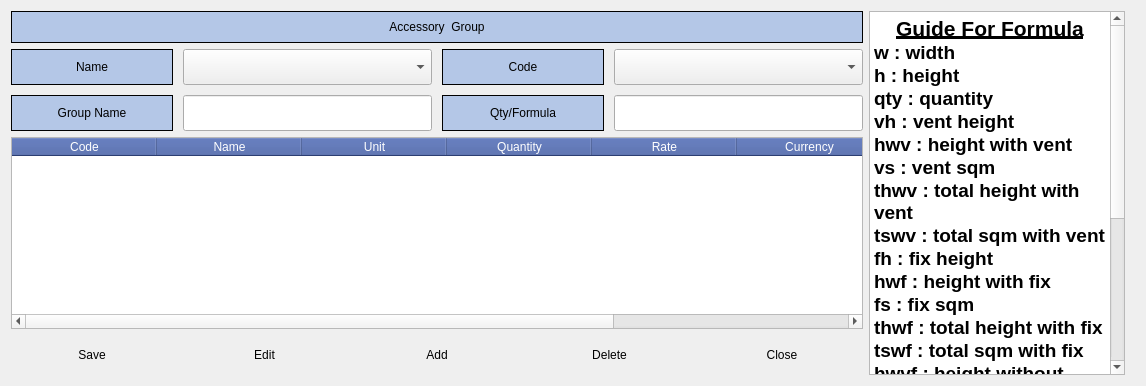
         <widget class="QWidget" name="ProductAddAccessory">
          <property name="focusPolicy">
           <enum>Qt::NoFocus</enum>
          </property>
          <property name="autoFillBackground">
           <bool>false</bool>
          </property>
          <property name="styleSheet">
           <string notr="true">QPushButton

{
	color: rgb(0, 0, 0);
	font: bold 16pt &quot;Calibri&quot;;
	min-width: 50px;
	min-height: 40px;
	border-radius: 4px;
	background-color: qlineargradient(x1: 0, y1: 0, x2: 0, y2: 1,
                                      stop: 0 #f6f7fa, stop: 1 #dadbde);
}

QPushButton::pressed {
   background-color: qlineargradient(spread:pad, x1:0.5, y1:0, x2:0.506, y2:1, stop:0 rgba(180, 199, 231, 255), stop:1 rgba(255, 255, 255, 255));
}
QPushButton::hover {
	background-color: qlineargradient(spread:pad, x1:0.5, y1:0, x2:0.506, y2:1, stop:0 rgba(180, 199, 231, 255), stop:1 rgba(255, 255, 255, 255));

}

QPushButton::focus {
	border: 1px solid rgb(0, 85, 255);


}

QLabel
{
	background-color: rgb(180, 199, 231);
	min-width: 160px;
min-height:30px;
	color: rgb(0, 0, 0);
	font: bold 16pt &quot;Calibri&quot;;
	border: 1px solid black;
}

QLineEdit
{

min-height:30px;
	color: rgb(0, 0, 0);
	font: bold 14pt &quot;Calibri&quot;;
}

QLineEdit::focus {
	border: 1px solid rgb(0, 85, 255);

}


QTableWidget
{
color: rgb(0, 0, 0);
min-width: 850px;
	font: bold 14pt &quot;Calibri&quot;;
	alternate-background-color: rgb(180, 199, 231);
}

QTableWidget::focus
{
	border: 1px solid rgb(0, 85, 255);
}

QHeaderView::section
{
	background-color: rgb(62, 87, 160);
color: white;
font: bold 16pt &quot;Calibri&quot;;

}


QDateTimeEdit
{
color: rgb(0, 0, 0);
min-height:30px;
	font: bold 14pt &quot;Calibri&quot;;
}
QComboBox
{
color: rgb(0, 0, 0);
max-width:400;
min-width:200;
min-height:30px;
	font: bold 14pt &quot;Calibri&quot;;

}


</string>
          </property>
          <layout class="QVBoxLayout" name="verticalLayout_7">
           <item>
            <layout class="QHBoxLayout" name="horizontalLayout_6">
             <property name="rightMargin">
              <number>10</number>
             </property>
             <property name="bottomMargin">
              <number>0</number>
             </property>
             <item>
              <layout class="QVBoxLayout" name="verticalLayout_4">
               <property name="bottomMargin">
                <number>0</number>
               </property>
               <item>
                <widget class="QLabel" name="label_6">
                 <property name="text">
                  <string>Accessory  Group</string>
                 </property>
                 <property name="alignment">
                  <set>Qt::AlignCenter</set>
                 </property>
                </widget>
               </item>
               <item>
                <layout class="QGridLayout" name="gridLayout_2">
                 <property name="spacing">
                  <number>10</number>
                 </property>
                 <item row="0" column="1">
                  <widget class="QComboBox" name="ProAccNameCB">
                   <property name="maxVisibleItems">
                    <number>50</number>
                   </property>
                  </widget>
                 </item>
                 <item row="0" column="2">
                  <widget class="QLabel" name="label_7">
                   <property name="text">
                    <string>Code</string>
                   </property>
                   <property name="alignment">
                    <set>Qt::AlignCenter</set>
                   </property>
                  </widget>
                 </item>
                 <item row="0" column="0">
                  <widget class="QLabel" name="label_8">
                   <property name="text">
                    <string>Name</string>
                   </property>
                   <property name="scaledContents">
                    <bool>false</bool>
                   </property>
                   <property name="alignment">
                    <set>Qt::AlignCenter</set>
                   </property>
                  </widget>
                 </item>
                 <item row="1" column="3">
                  <widget class="QLineEdit" name="ProAccQFENT"/>
                 </item>
                 <item row="1" column="2">
                  <widget class="QLabel" name="label_9">
                   <property name="text">
                    <string>Qty/Formula</string>
                   </property>
                   <property name="alignment">
                    <set>Qt::AlignCenter</set>
                   </property>
                  </widget>
                 </item>
                 <item row="1" column="0">
                  <widget class="QLabel" name="label_10">
                   <property name="text">
                    <string>Group Name</string>
                   </property>
                   <property name="alignment">
                    <set>Qt::AlignCenter</set>
                   </property>
                  </widget>
                 </item>
                 <item row="1" column="1">
                  <widget class="QLineEdit" name="ProAccGroupNameENT"/>
                 </item>
                 <item row="0" column="3">
                  <widget class="QComboBox" name="ProAccCodeCB">
                   <property name="maxVisibleItems">
                    <number>50</number>
                   </property>
                  </widget>
                 </item>
                </layout>
               </item>
               <item>
                <widget class="QTableWidget" name="ProAccGroupTable">
                 <property name="focusPolicy">
                  <enum>Qt::ClickFocus</enum>
                 </property>
                 <property name="editTriggers">
                  <set>QAbstractItemView::NoEditTriggers</set>
                 </property>
                 <property name="alternatingRowColors">
                  <bool>true</bool>
                 </property>
                 <property name="selectionBehavior">
                  <enum>QAbstractItemView::SelectRows</enum>
                 </property>
                 <attribute name="horizontalHeaderDefaultSectionSize">
                  <number>145</number>
                 </attribute>
                 <attribute name="horizontalHeaderHighlightSections">
                  <bool>false</bool>
                 </attribute>
                 <attribute name="verticalHeaderHighlightSections">
                  <bool>false</bool>
                 </attribute>
                 <column>
                  <property name="text">
                   <string>Code</string>
                  </property>
                 </column>
                 <column>
                  <property name="text">
                   <string>Name</string>
                  </property>
                 </column>
                 <column>
                  <property name="text">
                   <string>Unit</string>
                  </property>
                 </column>
                 <column>
                  <property name="text">
                   <string>Quantity</string>
                  </property>
                 </column>
                 <column>
                  <property name="text">
                   <string>Rate</string>
                  </property>
                 </column>
                 <column>
                  <property name="text">
                   <string>Currency</string>
                  </property>
                 </column>
                 <column>
                  <property name="text">
                   <string>Qty/Formula</string>
                  </property>
                 </column>
                </widget>
               </item>
               <item>
                <layout class="QHBoxLayout" name="horizontalLayout_3">
                 <property name="spacing">
                  <number>10</number>
                 </property>
                 <property name="topMargin">
                  <number>0</number>
                 </property>
                 <item>
                  <widget class="QPushButton" name="ProAccSavePBT">
                   <property name="text">
                    <string>Save</string>
                   </property>
                  </widget>
                 </item>
                 <item>
                  <widget class="QPushButton" name="ProAccEditPBT">
                   <property name="text">
                    <string>Edit</string>
                   </property>
                  </widget>
                 </item>
                 <item>
                  <widget class="QPushButton" name="ProAccAddPBT">
                   <property name="text">
                    <string>Add</string>
                   </property>
                  </widget>
                 </item>
                 <item>
                  <widget class="QPushButton" name="ProAccDeletePBT">
                   <property name="text">
                    <string>Delete</string>
                   </property>
                  </widget>
                 </item>
                 <item>
                  <widget class="QPushButton" name="ProAccClosePBT">
                   <property name="text">
                    <string>Close</string>
                   </property>
                  </widget>
                 </item>
                </layout>
               </item>
              </layout>
             </item>
             <item>
              <widget class="QTextEdit" name="textEdit_2">
               <property name="focusPolicy">
                <enum>Qt::NoFocus</enum>
               </property>
               <property name="styleSheet">
                <string notr="true">QTextEdit
{
	font:  bold 12pt &quot;Calibri&quot;;
	color: rgb(0, 0, 0);
max-width:340px;

}</string>
               </property>
               <property name="readOnly">
                <bool>true</bool>
               </property>
               <property name="html">
                <string>&lt;!DOCTYPE HTML PUBLIC &quot;-//W3C//DTD HTML 4.0//EN&quot; &quot;http://www.w3.org/TR/REC-html40/strict.dtd&quot;&gt;
&lt;html&gt;&lt;head&gt;&lt;meta name=&quot;qrichtext&quot; content=&quot;1&quot; /&gt;&lt;style type=&quot;text/css&quot;&gt;
p, li { white-space: pre-wrap; }
&lt;/style&gt;&lt;/head&gt;&lt;body style=&quot; font-family:'Calibri'; font-size:12pt; font-weight:600; font-style:normal;&quot;&gt;
&lt;p align=&quot;center&quot; style=&quot; margin-top:0px; margin-bottom:0px; margin-left:0px; margin-right:0px; -qt-block-indent:0; text-indent:0px;&quot;&gt;&lt;span style=&quot; font-size:16pt; text-decoration: underline;&quot;&gt;Guide For Formula&lt;/span&gt;&lt;/p&gt;
&lt;p style=&quot; margin-top:0px; margin-bottom:0px; margin-left:0px; margin-right:0px; -qt-block-indent:0; text-indent:0px;&quot;&gt;&lt;span style=&quot; font-size:14pt;&quot;&gt;w : width&lt;/span&gt;&lt;/p&gt;
&lt;p style=&quot; margin-top:0px; margin-bottom:0px; margin-left:0px; margin-right:0px; -qt-block-indent:0; text-indent:0px;&quot;&gt;&lt;span style=&quot; font-size:14pt;&quot;&gt;h : height&lt;/span&gt;&lt;/p&gt;
&lt;p style=&quot; margin-top:0px; margin-bottom:0px; margin-left:0px; margin-right:0px; -qt-block-indent:0; text-indent:0px;&quot;&gt;&lt;span style=&quot; font-size:14pt;&quot;&gt;qty : quantity&lt;/span&gt;&lt;/p&gt;
&lt;p style=&quot; margin-top:0px; margin-bottom:0px; margin-left:0px; margin-right:0px; -qt-block-indent:0; text-indent:0px;&quot;&gt;&lt;span style=&quot; font-size:14pt;&quot;&gt;vh : vent height&lt;/span&gt;&lt;/p&gt;
&lt;p style=&quot; margin-top:0px; margin-bottom:0px; margin-left:0px; margin-right:0px; -qt-block-indent:0; text-indent:0px;&quot;&gt;&lt;span style=&quot; font-size:14pt;&quot;&gt;hwv : height with vent&lt;/span&gt;&lt;/p&gt;
&lt;p style=&quot; margin-top:0px; margin-bottom:0px; margin-left:0px; margin-right:0px; -qt-block-indent:0; text-indent:0px;&quot;&gt;&lt;span style=&quot; font-size:14pt;&quot;&gt;vs : vent sqm&lt;/span&gt;&lt;/p&gt;
&lt;p style=&quot; margin-top:0px; margin-bottom:0px; margin-left:0px; margin-right:0px; -qt-block-indent:0; text-indent:0px;&quot;&gt;&lt;span style=&quot; font-size:14pt;&quot;&gt;thwv : total height with vent&lt;/span&gt;&lt;/p&gt;
&lt;p style=&quot; margin-top:0px; margin-bottom:0px; margin-left:0px; margin-right:0px; -qt-block-indent:0; text-indent:0px;&quot;&gt;&lt;span style=&quot; font-size:14pt;&quot;&gt;tswv : total sqm with vent&lt;/span&gt;&lt;/p&gt;
&lt;p style=&quot; margin-top:0px; margin-bottom:0px; margin-left:0px; margin-right:0px; -qt-block-indent:0; text-indent:0px;&quot;&gt;&lt;span style=&quot; font-size:14pt;&quot;&gt;fh : fix height&lt;/span&gt;&lt;/p&gt;
&lt;p style=&quot; margin-top:0px; margin-bottom:0px; margin-left:0px; margin-right:0px; -qt-block-indent:0; text-indent:0px;&quot;&gt;&lt;span style=&quot; font-size:14pt;&quot;&gt;hwf : height with fix&lt;/span&gt;&lt;/p&gt;
&lt;p style=&quot; margin-top:0px; margin-bottom:0px; margin-left:0px; margin-right:0px; -qt-block-indent:0; text-indent:0px;&quot;&gt;&lt;span style=&quot; font-size:14pt;&quot;&gt;fs : fix sqm&lt;/span&gt;&lt;/p&gt;
&lt;p style=&quot; margin-top:0px; margin-bottom:0px; margin-left:0px; margin-right:0px; -qt-block-indent:0; text-indent:0px;&quot;&gt;&lt;span style=&quot; font-size:14pt;&quot;&gt;thwf : total height with fix&lt;/span&gt;&lt;/p&gt;
&lt;p style=&quot; margin-top:0px; margin-bottom:0px; margin-left:0px; margin-right:0px; -qt-block-indent:0; text-indent:0px;&quot;&gt;&lt;span style=&quot; font-size:14pt;&quot;&gt;tswf : total sqm with fix&lt;/span&gt;&lt;/p&gt;
&lt;p style=&quot; margin-top:0px; margin-bottom:0px; margin-left:0px; margin-right:0px; -qt-block-indent:0; text-indent:0px;&quot;&gt;&lt;span style=&quot; font-size:14pt;&quot;&gt;hwvf : height without vent and fix&lt;/span&gt;&lt;/p&gt;
&lt;p style=&quot; margin-top:0px; margin-bottom:0px; margin-left:0px; margin-right:0px; -qt-block-indent:0; text-indent:0px;&quot;&gt;&lt;span style=&quot; font-size:14pt;&quot;&gt;thwvf : total height without vent and fix&lt;/span&gt;&lt;/p&gt;
&lt;p style=&quot; margin-top:0px; margin-bottom:0px; margin-left:0px; margin-right:0px; -qt-block-indent:0; text-indent:0px;&quot;&gt;&lt;span style=&quot; font-size:14pt;&quot;&gt;tswvf : total sqm without vent and fix&lt;/span&gt;&lt;/p&gt;
&lt;p style=&quot; margin-top:0px; margin-bottom:0px; margin-left:0px; margin-right:0px; -qt-block-indent:0; text-indent:0px;&quot;&gt;&lt;span style=&quot; font-size:14pt;&quot;&gt;tw : total width&lt;/span&gt;&lt;/p&gt;
&lt;p style=&quot; margin-top:0px; margin-bottom:0px; margin-left:0px; margin-right:0px; -qt-block-indent:0; text-indent:0px;&quot;&gt;&lt;span style=&quot; font-size:14pt;&quot;&gt;th : total height&lt;/span&gt;&lt;/p&gt;
&lt;p style=&quot; margin-top:0px; margin-bottom:0px; margin-left:0px; margin-right:0px; -qt-block-indent:0; text-indent:0px;&quot;&gt;&lt;span style=&quot; font-size:14pt;&quot;&gt;ts : total sqm&lt;/span&gt;&lt;/p&gt;
&lt;p style=&quot;-qt-paragraph-type:empty; margin-top:0px; margin-bottom:0px; margin-left:0px; margin-right:0px; -qt-block-indent:0; text-indent:0px; font-size:14pt;&quot;&gt;&lt;br /&gt;&lt;/p&gt;
&lt;p style=&quot; margin-top:0px; margin-bottom:0px; margin-left:0px; margin-right:0px; -qt-block-indent:0; text-indent:0px;&quot;&gt;&lt;span style=&quot; font-size:14pt;&quot;&gt;Ex : (w*2+h*2)*qty/ts&lt;/span&gt;&lt;/p&gt;
&lt;p style=&quot;-qt-paragraph-type:empty; margin-top:0px; margin-bottom:0px; margin-left:0px; margin-right:0px; -qt-block-indent:0; text-indent:0px; font-size:14pt;&quot;&gt;&lt;br /&gt;&lt;/p&gt;&lt;/body&gt;&lt;/html&gt;</string>
               </property>
              </widget>
             </item>
            </layout>
           </item>
          </layout>
         </widget>
